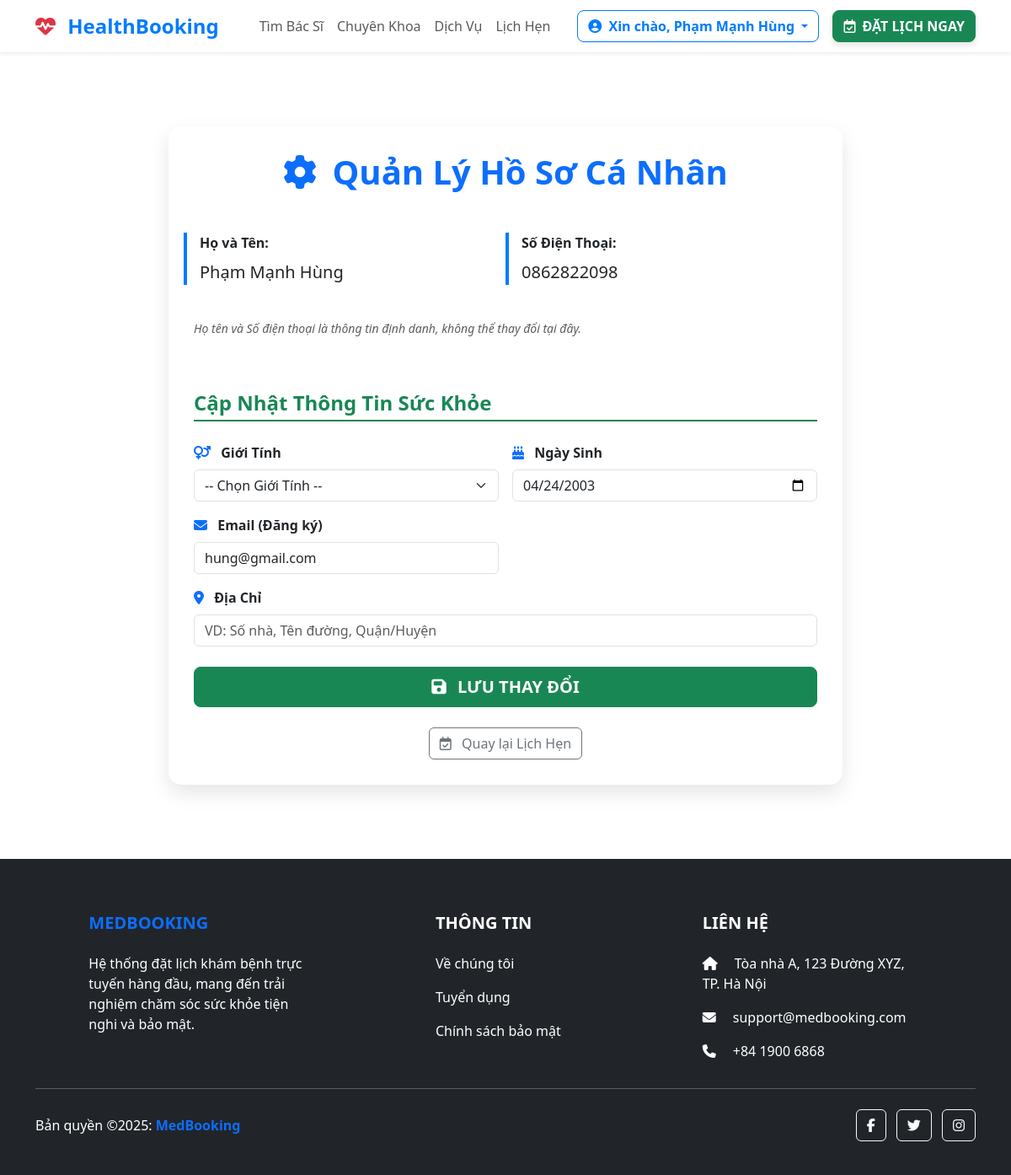
/thong-tin-ca-nhan.php (signed in), run on the app's committed database.
### tables this page shows
CREATE TABLE `patients` (
  `patient_id` int(11) NOT NULL,
  `full_name` varchar(255) NOT NULL,
  `email` varchar(255) NOT NULL,
  `phone_number` varchar(20) DEFAULT NULL,
  `password_hash` varchar(255) NOT NULL,
  `gender` enum('Male','Female','Other') DEFAULT NULL,
  `date_of_birth` date DEFAULT NULL,
  `address` varchar(255) DEFAULT NULL,
  `bhyt_code` varchar(50) DEFAULT NULL,
  `created_at` timestamp NOT NULL DEFAULT current_timestamp()
);

### includes/logic_profile.php (called while the page is built, shortened)
<?php
$patient_id = $_SESSION['user_id'];
$page_title = "Quản Lý Hồ Sơ Cá Nhân";
global $pdo;
$sql_patient = "
    SELECT full_name, phone_number, email, date_of_birth, gender, address
    FROM Patients
    WHERE patient_id = :patient_id
";
$stmt_patient = $pdo->prepare($sql_patient);
$stmt_patient->execute([':patient_id' => $patient_id]);
$patient = $stmt_patient->fetch(PDO::FETCH_ASSOC);
$current_dob = $patient['date_of_birth'];
$current_email = htmlspecialchars($patient['email'] ?? '');
$current_address = htmlspecialchars($patient['address'] ?? '');
?>

### thong-tin-ca-nhan.php (the view, shortened to what this page needs)
<?php require_once 'includes/logic_profile.php'; ?>
<!DOCTYPE html>
<html lang="vi">
<head>
    <link href="https://cdn.jsdelivr.net/npm/bootstrap@5.3.3/dist/css/bootstrap.min.css" rel="stylesheet">
    <link rel="stylesheet" href="https://cdnjs.cloudflare.com/ajax/libs/font-awesome/6.5.2/css/all.min.css">
    <link href="css/profile.css" rel="stylesheet">
</head>
<body>
    <?php include 'includes/header.php'; ?>
    <main>
        <div class="container py-5">
            <div class="profile-container">
                <h1 class="fw-bolder text-center mb-5 text-primary">
                    <i class="fas fa-cog me-2"></i> <?php echo $page_title; ?>
                </h1>
                <div class="row mb-5">
                    <div class="col-md-6 info-group">
                        <label class="form-label fw-bold">Họ và Tên:</label>
                        <p class="lead mb-0 text-dark"><?php echo htmlspecialchars($patient['full_name']); ?></p>
                    </div>
                    <div class="col-md-6 info-group">
                        <label class="form-label fw-bold">Số Điện Thoại:</label>
                        <p class="lead mb-0 text-dark"><?php echo htmlspecialchars($patient['phone_number']); ?></p>
                    </div>
                    <div class="col-12 mt-3">
                        <p class="small text-muted fst-italic">Họ tên và Số điện thoại là thông tin định danh, không thể
                            thay đổi tại đây.</p>
                    </div>
                </div>
                <form action="thong-tin-ca-nhan.php" method="POST">
                    <h4 class="form-title">Cập Nhật Thông Tin Sức Khỏe</h4>
                    <div class="row g-3">
                        <div class="col-md-6">
                            <label for="gender" class="form-label fw-bold"><i
                                    class="fas fa-venus-mars me-2 text-primary"></i> Giới Tính</label>
                            <select class="form-select" id="gender" name="gender">
                                <option value="">-- Chọn Giới Tính --</option>
                            </select>
                        </div>
                        <div class="col-md-6">
                            <label for="date_of_birth" class="form-label fw-bold"><i
                                    class="fas fa-birthday-cake me-2 text-primary"></i> Ngày Sinh</label>
                            <input type="date" class="form-control" id="date_of_birth" name="date_of_birth"
                                value="<?php echo htmlspecialchars($current_dob ?? ''); ?>">
                        </div>
                        <div class="col-md-6">
                            <label for="email" class="form-label fw-bold"><i
                                    class="fas fa-envelope me-2 text-primary"></i> Email (Đăng ký)</label>
                            <input type="email" class="form-control" id="email" name="email"
                                value="<?php echo $current_email; ?>" placeholder="VD: user@example.com">
                        </div>
                        <div class="col-md-12">
                            <label for="address" class="form-label fw-bold"><i
                                    class="fas fa-map-marker-alt me-2 text-primary"></i> Địa Chỉ</label>
                            <input type="text" class="form-control" id="address" name="address"
                                value="<?php echo $current_address; ?>" placeholder="VD: Số nhà, Tên đường, Quận/Huyện">
                        </div>
                    </div>
                    <div class="d-grid mt-4">
                        <button type="submit" name="update_profile" class="btn btn-success btn-lg fw-bold">
                            <i class="fas fa-save me-2"></i> LƯU THAY ĐỔI
                        </button>
                    </div>
                </form>
                <div class="mt-4 text-center">
                    <a href="lich-hen.php" class="btn btn-outline-secondary">
                        <i class="far fa-calendar-check me-2"></i> Quay lại Lịch Hẹn
                    </a>
                </div>
            </div>
        </div>
    </main>
    <?php include 'includes/footer.php'; ?>
</body>
</html>

### css/profile.css (style rules this page uses)
.profile-container { max-width: 800px; margin: 40px auto; padding: 30px; border-radius: 15px; box-shadow: 0 10px 25px rgba(0, 0, 0, 0.1); background-color: #fff; }
.info-group { border-left: 4px solid #007bff; padding-left: 15px; margin-bottom: 25px; }
.form-title { color: #198754; font-weight: 700; border-bottom: 2px solid #198754; padding-bottom: 5px; margin-bottom: 25px; }

### data on the page
patients: full_name "Phạm Mạnh Hùng", phone_number "0862822098", date_of_birth "04/24/2003", email "hung@gmail.com"

### other printed values
$user_name "Phạm Mạnh Hùng"
$page_title "Quản Lý Hồ Sơ Cá Nhân"
